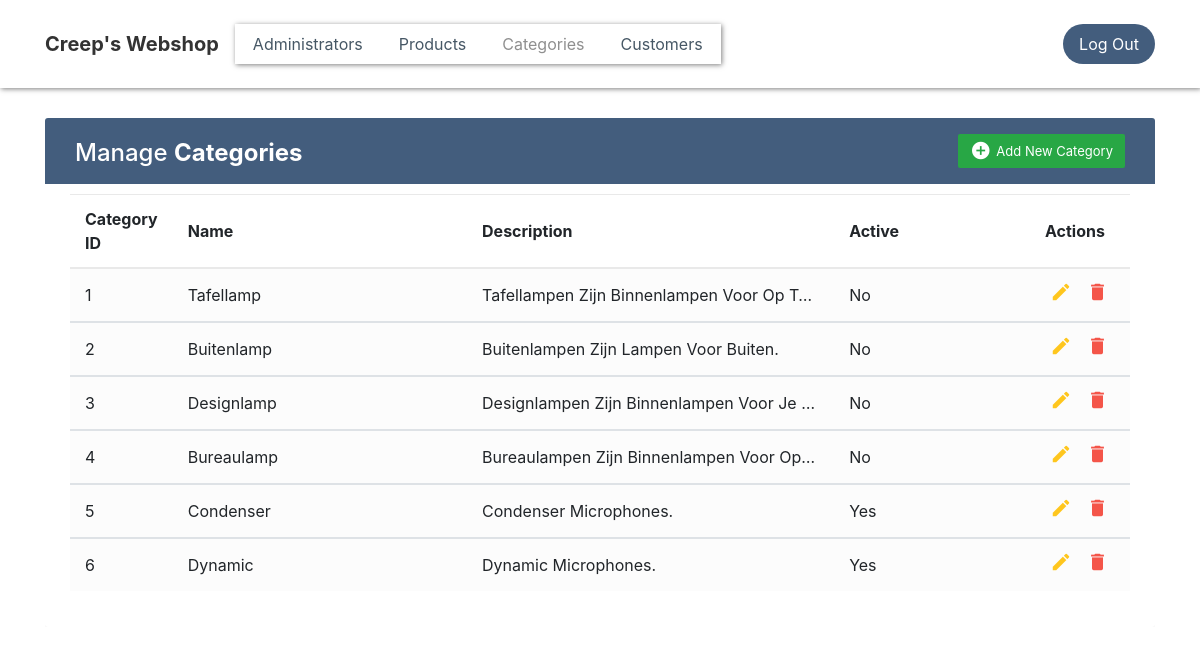
/admin/categories/index.php (signed in), run on the app's committed database.
### tables this page shows
CREATE TABLE `category` (
  `category_id` int(11) NOT NULL,
  `name` varchar(255) NOT NULL,
  `description` varchar(510) DEFAULT NULL,
  `active` tinyint(1) NOT NULL
);

CREATE TABLE `active` (
  `active_id` int(11) NOT NULL,
  `active_type` varchar(255) NOT NULL
);

### admin/categories/index.php (the view, shortened to what this page needs)
<?php
    include('../core/header.php');
?>
    <nav class="navbar navbar-light navbar-expand-md navigation-clean-button">
        <div class="container"><a class="navbar-brand" href="/">Creep's Webshop</a>
            <div class="collapse navbar-collapse" id="navcol-1">
                <ul class="nav navbar-nav mr-auto">
                    <li class="nav-item"><a class="nav-link" href="../users/">Administrators</a></li>
                    <li class="nav-item"><a class="nav-link" href="../products/">Products</a></li>
                    <li class="nav-item"><a class="nav-link active" href="../categories/">Categories</a></li>
                    <li class="nav-item"><a class="nav-link" href="../customers/">Customers</a></li>
                </ul><span class="navbar-text actions"> <a class="btn btn-light action-button" role="button" href="../logout.php">Log Out</a></span>
            </div>
        </div>
    </nav>
    <div class="container-xl">
	    <div class="table-responsive">
		    <div class="table-wrapper">
			    <div class="table-title">
				    <div class="row">
					    <div class="col-sm-6">
						    <h2>Manage <b>Categories</b></h2>
					    </div>
					    <div class="col-sm-6">
						    <a href="add_category.php" class="btn btn-success"><i class="material-icons">&#xE147;</i> <span>Add New Category</span></a>
					    </div>
				    </div>
			    </div>
			    <table class="table table-striped table-hover">
				    <thead>
                    <?php
                        $usiqry = $con->prepare("SELECT c.category_id, c.name, c.description, a.active_type FROM category AS c, active as a WHERE c.active = a.active_id");
                        if ($usiqry === false) {
                            trigger_error(mysqli_error($con));
                        } else {
                            $usiqry->bind_result($categoryId, $categoryName, $categoryDescription, $categoryActive);
                            if ($usiqry->execute()) {
                                $usiqry->store_result();
                                echo '<tr>
                                      <th>Category ID</th>
                                      <th>Name</th>
                                      <th>Description</th>
                                      <th>Active</th>
                                      <th>Actions</th>
                                      </tr>';
                                while ($usiqry->fetch() ) { ?>
				    </thead>
				    <tbody>
                    <tr>
                        <td><?php echo $categoryId; ?></td>
                        <td><?php echo $categoryName; ?></td>
                        <td><?php echo $categoryDescription; ?></td>
                        <td><?php echo $categoryActive; ?></td>
                        <td>
							<a href="edit_category.php?cid=<?php echo $categoryId; ?>" class="edit"><i class="material-icons" data-toggle="tooltip" title="Edit">&#xE254;</i></a>
							<a href="delete_category.php?cid=<?php echo $categoryId; ?>" class="delete"><i class="material-icons" data-toggle="tooltip" title="Delete">&#xE872;</i></a>
						</td>
                    </tr>
                    <?php
                                }
                                echo '</table>';
                            }
                    } ?>
		    </div>
	    </div>
    </div>
<?php
    include('../core/footer.php');
?>

### admin/core/header.php (shortened to what this page needs)
<!DOCTYPE html>
<html lang="en">
<head>
    <link rel="stylesheet" href="../../assets/css/style.css">
    <link rel="stylesheet" href="https://maxcdn.bootstrapcdn.com/font-awesome/4.7.0/css/font-awesome.min.css">
    <link rel="stylesheet" href="http://code.ionicframework.com/ionicons/2.0.1/css/ionicons.min.css">
    <link rel="stylesheet" href="https://cdn.jsdelivr.net/npm/bootstrap@4.6.0/dist/css/bootstrap.min.css"
>
</head>
<body>

### admin/core/footer.php (shortened to what this page needs)
</body>
</html>

### assets/css/style.css (style rules this page uses)
* { padding: 0; margin: 0; }
body { background-color: white; }
body .navigation-clean-button { background: #fff; padding-top: .75rem; padding-bottom: .75rem; color: #333; border-radius: 0; -webkit-box-shadow: none; box-shadow: none; border: none; margin-bottom: 0; }
body .navigation-clean-button .navbar-brand { font-weight: bold; color: inherit; }
body .navigation-clean-button .navbar-collapse { border-top-color: #ddd; }
body .navigation-clean-button .navbar-nav { -webkit-box-shadow: 1px 1px 5px rgba(0, 0, 0, 0.5); box-shadow: 1px 1px 5px rgba(0, 0, 0, 0.5); }
body .navigation-clean-button .navbar-nav a.active { background: none; -webkit-box-shadow: none; box-shadow: none; }
body .navigation-clean-button .navbar-text .action-button { background: #435d7d; border-radius: 20px; font-size: inherit; color: #fff; -webkit-box-shadow: none; box-shadow: none; border: none; text-shadow: none; padding: .5rem 1rem; -webkit-transition: background-color 0.25s; transition: background-color 0.25s; font-size: inherit; }
body .navigation-clean-button.navbar-light .navbar-nav a.active { color: #8f8f8f; -webkit-box-shadow: none; box-shadow: none; background: none; pointer-events: none; }
body .navigation-clean-button.navbar-light .navbar-nav .nav-link { color: #465765; }
body .navigation-clean-button.navbar { -webkit-box-shadow: 1px 1px 5px rgba(0, 0, 0, 0.5); box-shadow: 1px 1px 5px rgba(0, 0, 0, 0.5); }
body .navigation-clean-button.navbar .navbar-nav .nav-link { padding-left: 18px; padding-right: 18px; }
@media (min-width: 768px) { body .navigation-clean-button { padding-top: 1rem; padding-bottom: 1rem; } }
body .table-responsive { margin: 30px 0; }
body .table-wrapper { background: #fff; padding: 20px 25px; border-radius: 3px; min-width: 1000px; -webkit-box-shadow: 0 1px 1px rgba(0, 0, 0, 0.05); box-shadow: 0 1px 1px rgba(0, 0, 0, 0.05); }
body .table-title { padding-bottom: 15px; background: #435d7d; color: #fff; padding: 16px 30px; min-width: 100%; margin: -20px -25px 10px; border-radius: 3px 3px 0 0; }
body .table-title h2 { margin: 5px 0 0; font-size: 24px; }
body .table-title .btn { color: #fff; float: right; font-size: 13px; border: none; min-width: 50px; border-radius: 2px; border: none; outline: none !important; margin-left: 10px; }
body .table-title .btn i { float: left; font-size: 21px; margin-right: 5px; }
body .table-title .btn span { float: left; margin-top: 2px; }
body table.table tr th { border-color: #e9e9e9; padding: 12px 15px; vertical-align: middle; }
body table.table tr th:first-child { width: 60px; }
body table.table tr th:last-child { width: 100px; }
body table.table tr td { border-color: #e9e9e9; padding: 12px 15px; vertical-align: middle; overflow: hidden; white-space: nowrap; text-overflow: ellipsis; max-width: 150px; text-transform: capitalize; }
body table.table td:last-child i { opacity: 0.9; font-size: 22px; margin: 0 5px; }
body table.table td a { font-weight: bold; color: #566787; display: inline-block; text-decoration: none; outline: none !important; }
body table.table td a.edit { color: #FFC107; }
body table.table td a.delete { color: #F44336; }
body table.table td i { font-size: 19px; }
body table.table-striped tbody tr:nth-of-type(odd) { background-color: #fcfcfc; }

### data on the page
category: category_id "1", name "Tafellamp", description "Tafellampen Zijn Binnenlampen Voor Op T…", active.active_type "No"
category: category_id "2", name "Buitenlamp", description "Buitenlampen Zijn Lampen Voor Buiten.", active.active_type "No"
category: category_id "3", name "Designlamp", description "Designlampen Zijn Binnenlampen Voor Je…", active.active_type "No"
category: category_id "4", name "Bureaulamp", description "Bureaulampen Zijn Binnenlampen Voor Op…", active.active_type "No"
category: category_id "5", name "Condenser", description "Condenser Microphones.", active.active_type "Yes"
category: category_id "6", name "Dynamic", description "Dynamic Microphones.", active.active_type "Yes"
